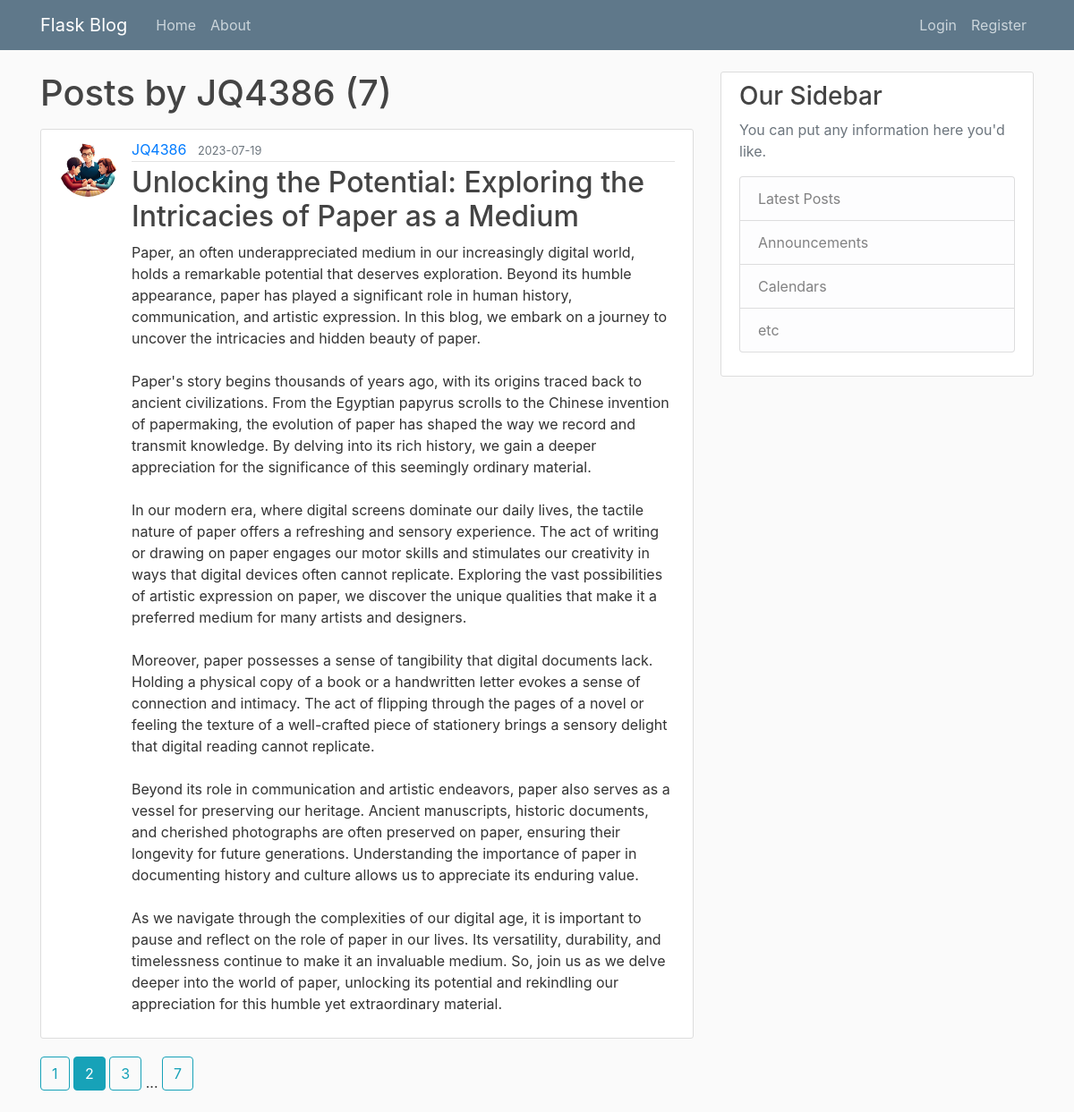
The page /user/JQ4386?page=2 on the database its author committed.
### flaskblog/models.py (models this page shows, shortened)
class User(db.Model, UserMixin):
    id = db.Column(db.Integer, primary_key=True)
    username = db.Column(db.String(20), unique=True, nullable=False) # 20 char max, unique, not null
    email = db.Column(db.String(120), unique=True, nullable=False) # 120 char max, unique, not null
    image_file = db.Column(db.String(20), nullable=False, default='default.jpg') # 20 char max, not null, default
    password = db.Column(db.String(60), nullable=False) # 60 char max, not null
    posts = db.relationship('Post', backref='author', lazy=True) # one to many relationship, backref allows us to get user who created post

class Post(db.Model):
    id = db.Column(db.Integer, primary_key=True)
    title = db.Column(db.String(100), nullable=False) # 100 char max, not null
    date_posted = db.Column(db.DateTime, nullable=False, default=datetime.utcnow) # not null, default, always use utc time for consistency
    content = db.Column(db.Text, nullable=False) # not null
    user_id = db.Column(db.Integer, db.ForeignKey('user.id'), nullable=False) # not null

### flaskblog/users/routes.py (the view)
@users.route('/user/<string:username>')
def user_posts(username):
    page = request.args.get('page', 1, type=int)
    user = User.query.filter_by(username=username).first_or_404()
    posts = Post.query.filter_by(author=user)\
        .order_by(Post.date_posted.desc())\
        .paginate(page=page, per_page=1)
    return render_template('user_posts.html', posts=posts, user=user)

### flaskblog/templates/user_posts.html
{% extends "layout.html" %}
{% block content %}
    <h1 class="mb-3">Posts by {{ user.username }} ({{ posts.total }})</h1>
    {% for post in posts.items %}
        <article class="media content-section">
          <img class="rounded-circle article-img" src="{{ url_for('static', filename='profile_pics/' + post.author.image_file) }}">
          <div class="media-body">
            <div class="article-metadata">
              <a class="mr-2" href="{{ url_for('users.user_posts', username=post.author.username) }}">{{ post.author.username }}</a>
              <small class="text-muted">{{ post.date_posted.strftime('%Y-%m-%d') }}</small>
            </div>
            <h2><a class="article-title" href="{{ url_for('posts.post', post_id=post.id) }}">{{ post.title }}</a></h2>
            <p class="article-content">{{ post.content }}</p>
          </div>
        </article>
    {% endfor %}
    {% for page_num in posts.iter_pages(left_edge=1, right_edge=1, left_current=1, right_current=1) %}
        {% if page_num %}
            {% if posts.page == page_num %}
                <a class="btn btn-info mb-4" href="{{ url_for('users.user_posts', username=user.username, page=page_num) }}">{{ page_num }}</a>
            {% else %}
                <a class="btn btn-outline-info mb-4" href="{{ url_for('users.user_posts', username=user.username, page=page_num) }}">{{ page_num }}</a>
            {% endif %}
        {% else %}
            ...
        {% endif %}
    {% endfor %}
{% endblock content %}

### flaskblog/static/main.css (style rules this page uses)
body { background: #fafafa; color: #333333; margin-top: 5rem; }
h1, h2, h3, h4, h5, h6 { color: #444444; }
.content-section { background: #ffffff; padding: 10px 20px; border: 1px solid #dddddd; border-radius: 3px; margin-bottom: 20px; }
.article-title { color: #444444; }
.article-content { white-space: pre-line; }
.article-img { height: 65px; width: 65px; margin-right: 16px; }
.article-metadata { padding-bottom: 1px; margin-bottom: 4px; border-bottom: 1px solid #e3e3e3 }

### rows shown on the page
User: username "JQ4386"
Post: image_file (picture), author.username "JQ4386", date_posted "2023-07-19", title "Unlocking the Potential: Exploring the Intricacies of Paper as a Medium", content "Paper, an often underappreciated medium in our increasingly digital world, holds a remarkable potential that deserves exploration. Beyond its humble appearance, paper has played a significant role in human history, communication, and artistic expression. In this blog, we embark on a journey to uncover the intricacies and hidden beauty of paper. Paper's story begins thousands of years ago, with its origins traced back to ancient civilizations. From the Egyptian papyrus scrolls to the Chinese invention of papermaking, the evolution of paper has shaped the way we record and transmit knowledge. By delving into its rich history, we gain a deeper appreciation for the significance of this…"

### other values the page prints
{{ posts.total }} "7"
{{ page_num }} "1" "3" "7"
{{ page_num }} "2"
